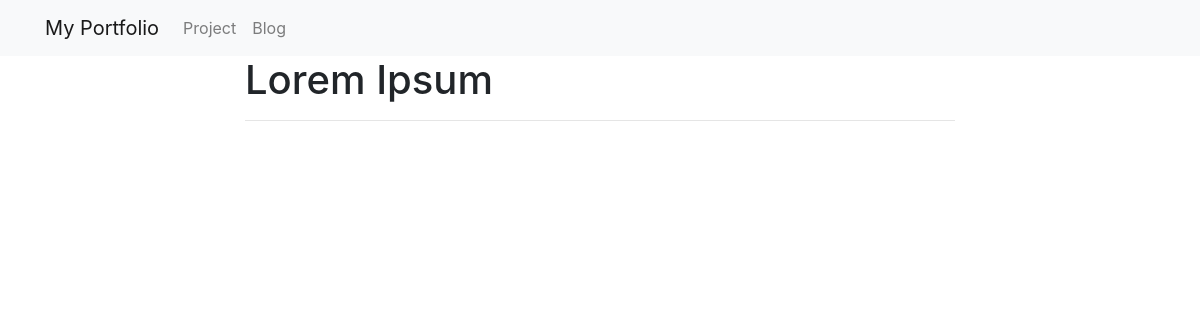
Page /blog/Lorem Ipsum/ on the earlier database version.
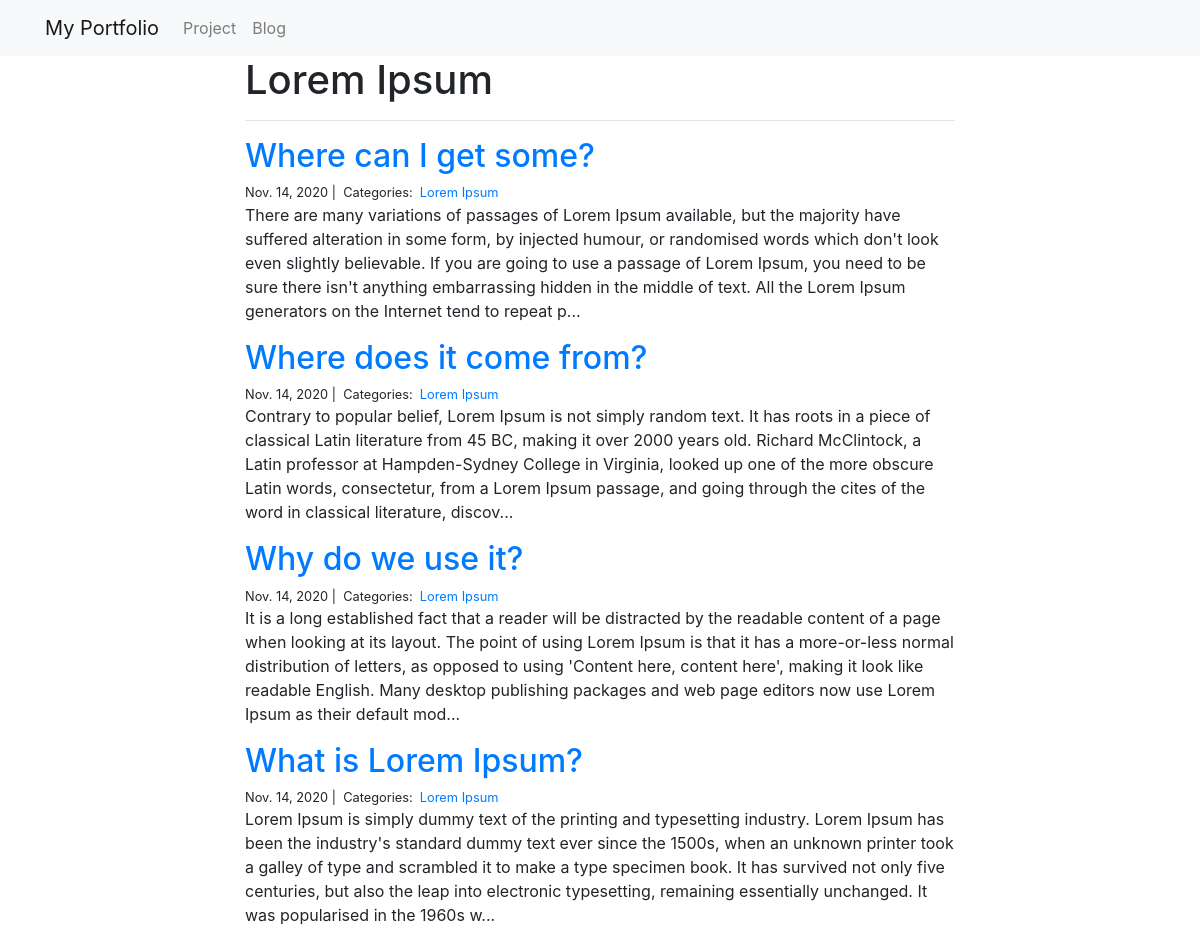
Same page on the later database version.
### blog/models.py (models this page shows)
class Post(models.Model):
    title = models.CharField(max_length=255)
    body = models.TextField()
    created_on = models.DateTimeField(auto_now_add=True)
    last_modified = models.DateTimeField(auto_now=True)
    categories = models.ManyToManyField('Category', related_name='posts')

class Category(models.Model):
    name = models.CharField(max_length=20)

### blog/views.py (the view)
# urls.py: path("<category>/", views.blog_category, name="blog_category"),
def blog_category(request, category):
    posts = Post.objects.filter(categories__name__contains=category).order_by('-created_on')
    context = {
        "category": category,
        "posts": posts
    }
    return render(request, "blog/blog_category.html", context)

### blog/templates/blog/blog_category.html
{% extends "base.html" %}
{% block page_content %}
<div class="col-md-8 offset-md-2">
    <h1>{{ category | title }}</h1>
    <hr>
    {% for post in posts %}
        <h2><a href="{% url 'blog_detail' post.pk%}">{{ post.title }}</a></h2>
        <small>
            {{ post.created_on.date }} |&nbsp;
            Categories:&nbsp;
            {% for category in post.categories.all %}
            <a href="{% url 'blog_category' category.name %}">
                {{ category.name }}
            </a>&nbsp;
            {% endfor %}
        </small>
        <p>{{ post.body | slice:":400" }}...</p>
    {% endfor %}
</div>
{% endblock %}

Differences in the rows shown:
added Post: title "Where can I get some?", created_on "Nov. 14, 2020", body "There are many variations of passages of Lorem Ipsum available, but the majority have suffered alteration in some form, by injected humour, or randomised words which don't look even slightly believable. If you are going to use a passage of Lorem Ipsum, you need to be sure there isn't anything embarrassing hidden in the middle of text. All the Lorem Ipsum generators on the Internet tend to repeat p"
added Category: name "Lorem Ipsum"
added Post: title "Where does it come from?", created_on "Nov. 14, 2020", body "Contrary to popular belief, Lorem Ipsum is not simply random text. It has roots in a piece of classical Latin literature from 45 BC, making it over 2000 years old. Richard McClintock, a Latin professor at Hampden-Sydney College in Virginia, looked up one of the more obscure Latin words, consectetur, from a Lorem Ipsum passage, and going through the cites of the word in classical literature, discov"
added Post: title "Why do we use it?", created_on "Nov. 14, 2020", body "It is a long established fact that a reader will be distracted by the readable content of a page when looking at its layout. The point of using Lorem Ipsum is that it has a more-or-less normal distribution of letters, as opposed to using 'Content here, content here', making it look like readable English. Many desktop publishing packages and web page editors now use Lorem Ipsum as their default mod"
added Category: name "Lorem Ipsum"
added Post: title "What is Lorem Ipsum?", created_on "Nov. 14, 2020", body "Lorem Ipsum is simply dummy text of the printing and typesetting industry. Lorem Ipsum has been the industry's standard dummy text ever since the 1500s, when an unknown printer took a galley of type and scrambled it to make a type specimen book. It has survived not only five centuries, but also the leap into electronic typesetting, remaining essentially unchanged. It was popularised in the 1960s w"
